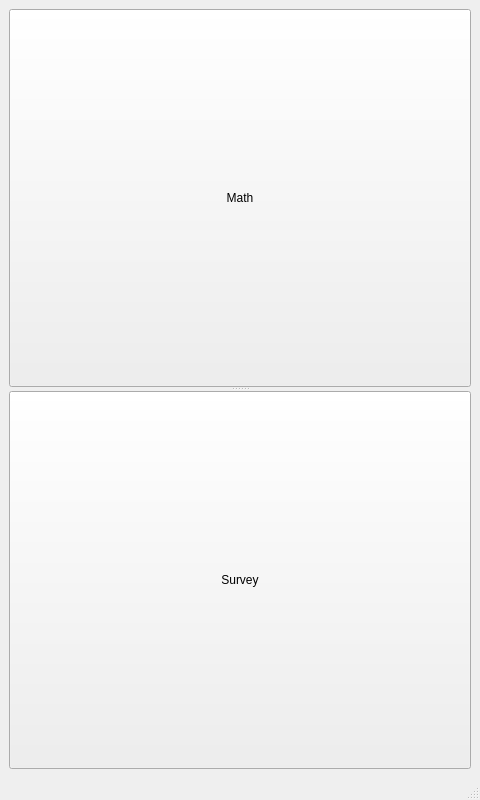
<?xml version="1.0" encoding="UTF-8"?>
<ui version="4.0">
 <class>MainWindow</class>
 <widget class="QMainWindow" name="MainWindow">
  <property name="geometry">
   <rect>
    <x>0</x>
    <y>0</y>
    <width>480</width>
    <height>800</height>
   </rect>
  </property>
  <property name="windowTitle">
   <string>MainWindow</string>
  </property>
  <widget class="QWidget" name="centralwidget">
   <layout class="QGridLayout" name="gridLayout">
    <item row="0" column="0">
     <widget class="QSplitter" name="splitter">
      <property name="orientation">
       <enum>Qt::Vertical</enum>
      </property>
      <widget class="QPushButton" name="pushButton">
       <property name="text">
        <string>Math</string>
       </property>
      </widget>
      <widget class="QPushButton" name="pushButton_2">
       <property name="text">
        <string>Survey</string>
       </property>
      </widget>
     </widget>
    </item>
   </layout>
  </widget>
  <widget class="QMenuBar" name="menubar">
   <property name="geometry">
    <rect>
     <x>0</x>
     <y>0</y>
     <width>480</width>
     <height>21</height>
    </rect>
   </property>
  </widget>
  <widget class="QStatusBar" name="statusbar"/>
 </widget>
 <resources/>
 <connections/>
</ui>
